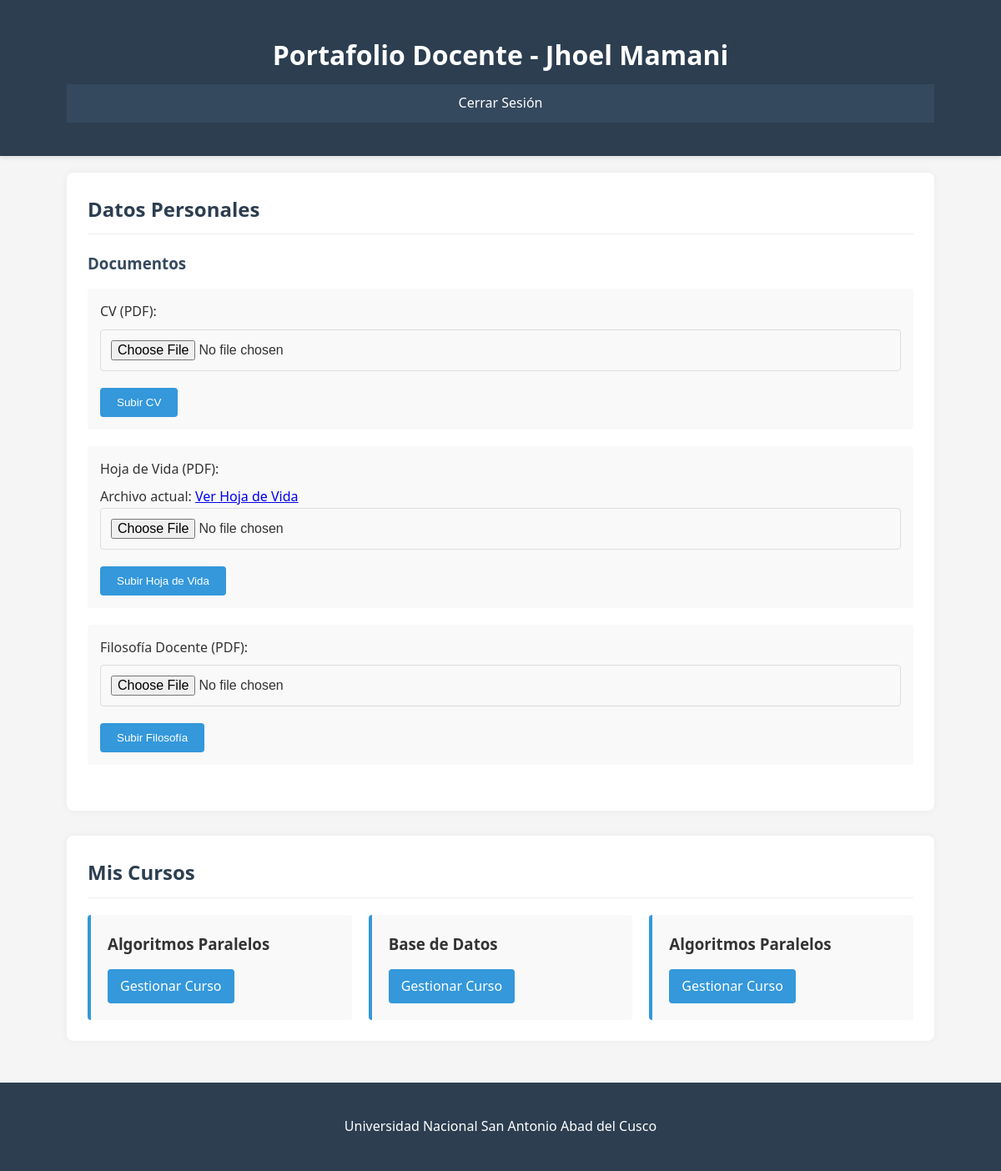
The page /docente/1 (signed in) on the database its author committed.
### tables this page shows
CREATE TABLE docentes (
        id INTEGER PRIMARY KEY AUTOINCREMENT,
        nombre TEXT NOT NULL,
        email TEXT UNIQUE NOT NULL,
        password TEXT NOT NULL
    );

CREATE TABLE cursos (
        id INTEGER PRIMARY KEY AUTOINCREMENT,
        nombre TEXT NOT NULL
    );

### app.py (the view)
@app.route('/docente/<int:docente_id>')
def perfil_docente(docente_id):
    if 'user_type' not in session or session['user_type'] != 'docente' or session['user_id'] != docente_id:
        return redirect(url_for('login'))
    conn = get_db_connection()
    docente = conn.execute('SELECT * FROM docentes WHERE id = ?', (docente_id,)).fetchone()
    archivos = conn.execute('SELECT * FROM archivos_docentes WHERE docente_id = ?', (docente_id,)).fetchall()
    cursos = conn.execute('''
        SELECT c.id, c.nombre
        FROM cursos c
        JOIN docente_curso dc ON c.id = dc.curso_id
        WHERE dc.docente_id = ?
    ''', (docente_id,)).fetchall()
    conn.close()
    return render_template('perfil.html', docente=docente, archivos=archivos, cursos=cursos)

### app.py (called while the page is built)
def get_db_connection():
    conn = sqlite3.connect('database.db')
    conn.row_factory = sqlite3.Row
    return conn

### templates/perfil.html (shortened to what this page needs)
<!DOCTYPE html>
<html lang="es">
<head>
    <link rel="stylesheet" href="{{ url_for('static', filename='css/style.css') }}">
</head>
<body>
    <header>
        <div class="container">
            <h1>Portafolio Docente - {{ docente.nombre }}</h1>
            <nav>
                <a href="{{ url_for('logout') }}" class="logout-btn">Cerrar Sesión</a>
            </nav>
        </div>
    </header>
    <main class="container">
        <section class="seccion-perfil">
            <h2>Datos Personales</h2>
            <div class="archivos-section">
                <h3>Documentos</h3>
                <form action="{{ url_for('subir_archivo', docente_id=docente.id) }}" method="POST" enctype="multipart/form-data">
                    <div class="form-group">
                        <label>CV (PDF):</label>
                        <input type="file" name="archivo" accept=".pdf" required>
                    </div>
                    <button type="submit" class="btn-submit">Subir CV</button>
                </form>
                <form action="{{ url_for('subir_archivo', docente_id=docente.id) }}" method="POST" enctype="multipart/form-data">
                    <div class="form-group">
                        <label>Hoja de Vida (PDF):</label>
                        {% set hv = archivos|selectattr('tipo', 'equalto', 'hoja_vida')|first %}
                        {% if hv %}
                            <p>Archivo actual: <a href="{{ url_for('static', filename='uploads/' + hv.ruta_archivo) }}" target="_blank">Ver Hoja de Vida</a></p>
                        {% endif %}
                        <input type="file" name="archivo" accept=".pdf" required>
                    </div>
                    <button type="submit" class="btn-submit">Subir Hoja de Vida</button>
                </form>
                <form action="{{ url_for('subir_archivo', docente_id=docente.id) }}" method="POST" enctype="multipart/form-data">
                    <div class="form-group">
                        <label>Filosofía Docente (PDF):</label>
                        <input type="file" name="archivo" accept=".pdf" required>
                    </div>
                    <button type="submit" class="btn-submit">Subir Filosofía</button>
                </form>
            </div>
        </section>
        <section class="seccion-cursos">
            <h2>Mis Cursos</h2>
            <div class="cursos-grid">
                {% for curso in cursos %}
                <div class="curso-card">
                    <h3>{{ curso.nombre }}</h3>
                    <a href="{{ url_for('curso', docente_id=docente.id, curso_id=curso.id) }}" class="btn-curso">Gestionar Curso</a>
                </div>
                {% endfor %}
            </div>
        </section>
    </main>
    <footer>
        <div class="container">
            <p>Universidad Nacional San Antonio Abad del Cusco</p>
        </div>
    </footer>
</body>
</html>

### static/css/style.css (style rules this page uses)
:root { --primary-color: #2c3e50; --secondary-color: #34495e; --accent-color: #3498db; --light-color: #ecf0f1; --dark-color: #2c3e50; --success-color: #27ae60; --error-color: #e74c3c; --warning-color: #f39c12; }
* { margin: 0; padding: 0; box-sizing: border-box; }
body { font-family: 'Segoe UI', Tahoma, Geneva, Verdana, sans-serif; line-height: 1.6; color: #333; background-color: #f5f5f5; }
.container { width: 90%; max-width: 1200px; margin: 0 auto; padding: 20px; }
header { background-color: var(--primary-color); color: white; padding: 20px 0; box-shadow: 0 2px 5px rgba(0,0,0,0.1); }
header h1 { text-align: center; margin-bottom: 10px; }
nav { background-color: var(--secondary-color); padding: 10px 0; text-align: center; }
nav a { color: white; text-decoration: none; margin: 0 15px; font-weight: 500; transition: color 0.3s; }
main { min-height: calc(100vh - 200px); padding: 30px 0; }
.form-group { margin-bottom: 20px; }
.form-group label { display: block; margin-bottom: 8px; font-weight: 500; }
.form-group input { width: 100%; padding: 12px; border: 1px solid #ddd; border-radius: 4px; font-size: 16px; }
.seccion-perfil, .seccion-cursos { background-color: white; padding: 25px; margin-bottom: 30px; border-radius: 8px; box-shadow: 0 0 10px rgba(0,0,0,0.05); }
.seccion-perfil h2, .seccion-cursos h2 { margin-bottom: 20px; color: var(--primary-color); padding-bottom: 10px; border-bottom: 1px solid #eee; }
.archivos-section { margin-bottom: 30px; }
.archivos-section h3 { margin-bottom: 15px; color: var(--secondary-color); }
.archivos-section form { margin-bottom: 20px; padding: 15px; background-color: #f9f9f9; border-radius: 4px; }
.btn-submit { padding: 10px 20px; background-color: var(--accent-color); color: white; border: none; border-radius: 4px; font-weight: 500; cursor: pointer; transition: background-color 0.3s; }
.cursos-grid { display: grid; grid-template-columns: repeat(auto-fill, minmax(300px, 1fr)); gap: 20px; }
.curso-card { padding: 20px; background-color: #f9f9f9; border-radius: 4px; border-left: 4px solid var(--accent-color); }
.curso-card h3 { margin-bottom: 15px; }
.btn-curso { display: inline-block; padding: 8px 15px; background-color: var(--accent-color); color: white; text-decoration: none; border-radius: 4px; font-weight: 500; transition: background-color 0.3s; }
footer { text-align: center; padding: 20px 0; background-color: var(--primary-color); color: white; }
.logout-btn { color: white; text-decoration: none; font-weight: 500; transition: color 0.3s; }

### rows shown on the page
docentes: nombre "Jhoel Mamani"
cursos: nombre "Algoritmos Paralelos"
cursos: nombre "Base de Datos"
cursos: nombre "Algoritmos Paralelos"
